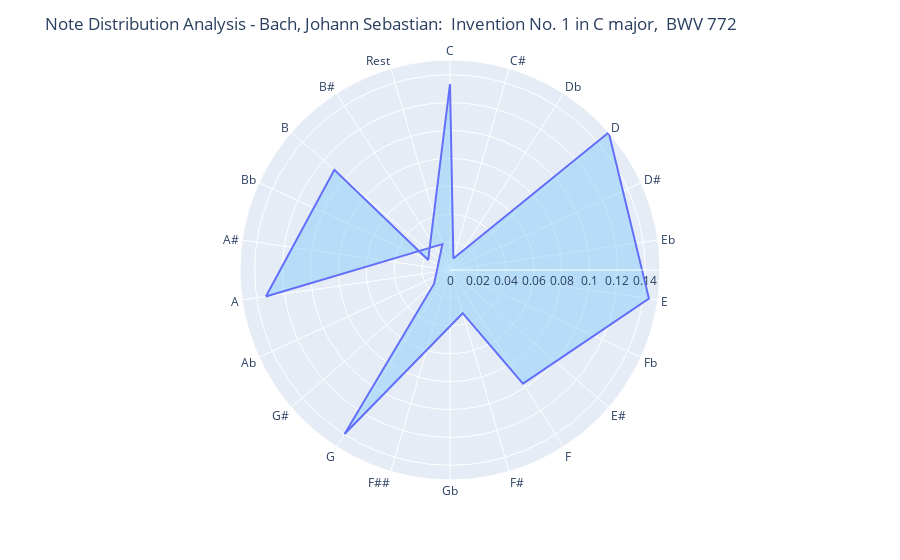

Notebook code cell kept with this figure:
### Code cell
df = note_counts.copy()
counted_notes_sorted = df.groupby('Note')['Scaled_Count'].sum().reset_index()


# plot with filled area
fig = px.line_polar(
    counted_notes_sorted, 
    r='Scaled_Count',                           
    theta='Note',                              
    line_close=True,
    color='Title' if 'Title' in counted_notes_sorted.columns else None,
    # pitch_class_order defined at outset
    category_orders={'Note': pitch_class_order}
)

# Add fill to all traces
fig.update_traces(fill='toself', fillcolor='rgba(135, 206, 250, 0.5)')  # Light blue with transparency

# title
fig.update_layout(title=f"Note Distribution Analysis - {piece.metadata['composer']}:  {piece.metadata['title']} ")
fig.show()

### Figure 1 — Plotly figure (JSON) as saved in the notebook; plotly's stock layout.template omitted (floating-point values rounded to 4 significant figures)
{"data": [{"fill": "toself", "fillcolor": "rgba(135, 206, 250, 0.5)", "hovertemplate": "Scaled_Count=%{r}<br>Note=%{theta}<extra></extra>", "legendgroup": "", "line": {"color": "#636efa", "dash": "solid"}, "marker": {"symbol": "circle"}, "mode": "lines", "name": "", "r": [0.1333, 0.1097, 0.0172, 0.1333, 0.008602, 0.1505, 0.1441, 0.09677, 0.03226, 0.1398, 0.01505, 0.01935, 0.1333], "showlegend": false, "subplot": "polar", "theta": ["A", "B", "Bb", "C", "C#", "D", "E", "F", "F#", "G", "G#", "Rest", "A"], "type": "scatterpolar"}], "layout": {"legend": {"tracegroupgap": 0}, "margin": {"t": 60}, "polar": {"angularaxis": {"categoryarray": ["C", "C#", "Db", "D", "D#", "Eb", "E", "Fb", "E#", "F", "F#", "Gb", "F##", "G", "G#", "Ab", "A", "A#", "Bb", "B", "B#"], "categoryorder": "array", "direction": "clockwise", "rotation": 90}, "domain": {"x": [0, 1], "y": [0, 1]}}, "title": {"text": "Note Distribution Analysis - Bach, Johann Sebastian:  Invention No. 1 in C major,  BWV 772 "}}}
